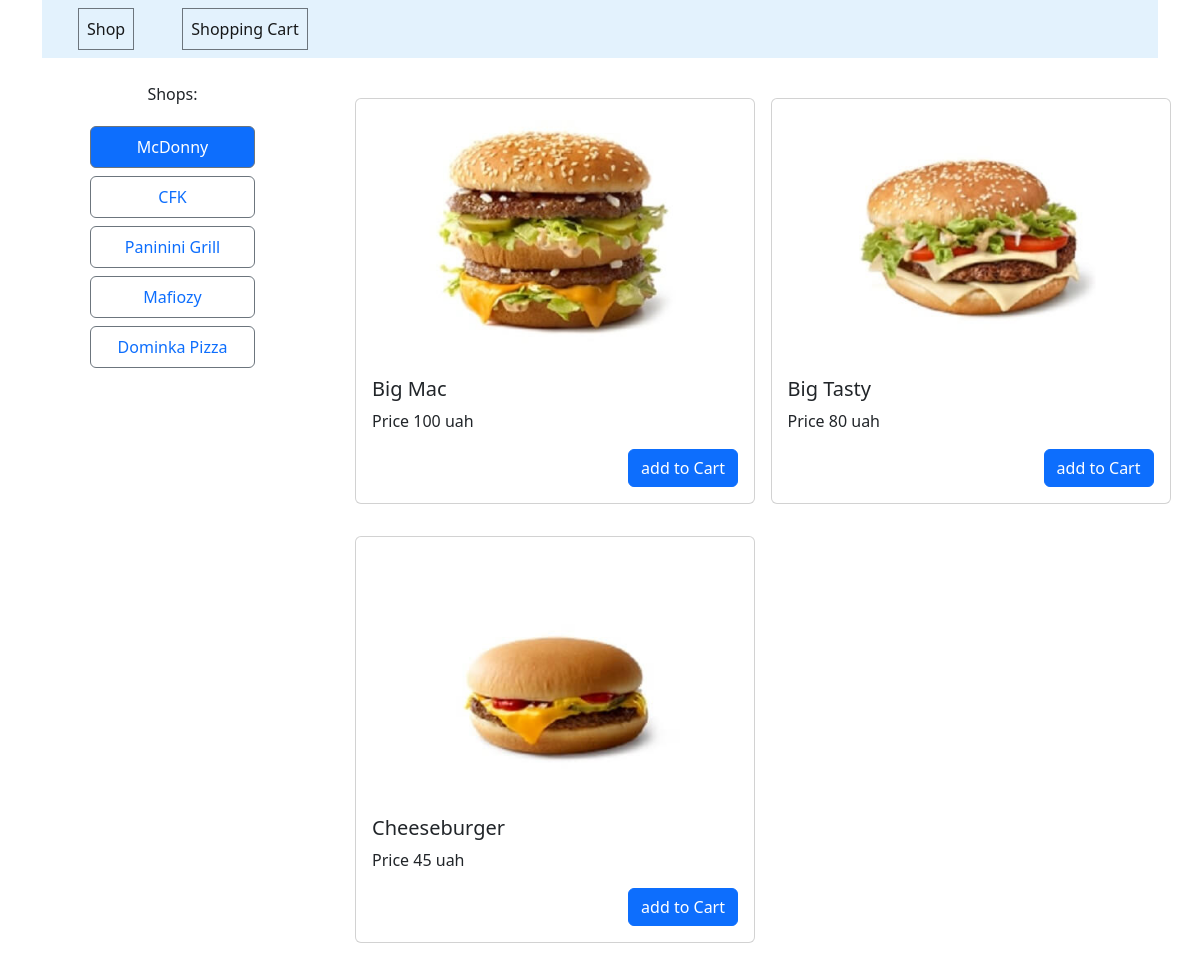
The page /shops.php?id=1 on the database its author committed.
### tables this page shows
CREATE TABLE `shops` (
  `id` int(11) NOT NULL,
  `title` varchar(255) NOT NULL
);

CREATE TABLE `food` (
  `id` int(11) NOT NULL,
  `title` varchar(255) NOT NULL,
  `shop_id` int(11) NOT NULL,
  `image` varchar(255) NOT NULL,
  `price` float NOT NULL
);

### parts/food_card.php (the view)
<div class="col-6">
    <div class="card m-3" style="width: 25rem;">
        <div class="col m-2">
            <img src="<?php echo $row['image'] ?>" class="card-img-top" style="border-radius: 10px;" alt="food">
        </div>
        <div class="card-body">
            <h5 class="card-title"><?php echo $row['title'] ?></h5>
            <p class="card-text">Price <?php echo $row['price'] ?> uah</p>
            <button href="#" class="btn btn-primary float-end" onclick="addToCart(this)" data-id="<?php echo $row['id'] ?>" data-title="<?php echo $row['title'] ?>" data-image="<?php echo $row['image'] ?>" data-price="<?php echo $row['price'] ?>">add to Cart</button>
        </div>
    </div>
</div>

### parts/shop_nav.php
<div class="col-3">
    <div class="row text-center mx-5">
        <p style="cursor: default">Shops:</p>
    </div>
    <div class="nav flex-column nav-pills mx-5" id="v-pills-tab" role="tablist" aria-orientation="vertical">
        <?php
            $sql = "SELECT * FROM shops";
            $result = $conn->query($sql);
            while ($row = mysqli_fetch_assoc($result)) {
                if(isset($_GET['id']) && $_GET['id'] == $row['id']){
                    $status_btn = "active";
                } else {
                    $status_btn = "";
                }
                ?>
                    <a class="nav-link my-1 text-center border border-secondary <?php echo $status_btn ?>" href="/shops.php?id=<?php echo $row['id'] ?>"><?php echo $row['title'] ?></a>
                <?php
            }
        ?>
    </div>
</div>
<div class="col-9">
    <div class="container">

### shops.php
<?php
include $_SERVER['DOCUMENT_ROOT'] . '/configs/db.php';
include $_SERVER['DOCUMENT_ROOT'] . '/parts/header.php';
include $_SERVER['DOCUMENT_ROOT'] . '/parts/shop_nav.php';
?>
<div class="row">
    <?php
        $sql = "SELECT id, title, image, price FROM food WHERE shop_id=" . $_GET['id'];
        $result = $conn->query($sql);
        while ($row = mysqli_fetch_assoc($result)) {
            include $_SERVER['DOCUMENT_ROOT'] . '/parts/food_card.php';
        }
    ?>
</div>
<?php
include $_SERVER['DOCUMENT_ROOT'] . '/parts/footer.php';
?>

### rows shown on the page
shops: title "McDonny"
shops: title "CFK"
shops: title "Paninini Grill"
shops: title "Mafiozy"
shops: title "Dominka Pizza"
food: image (picture), title "Big Mac", price "100"
food: image (picture), title "Big Tasty", price "80"
food: image (picture), title "Cheeseburger", price "45"
